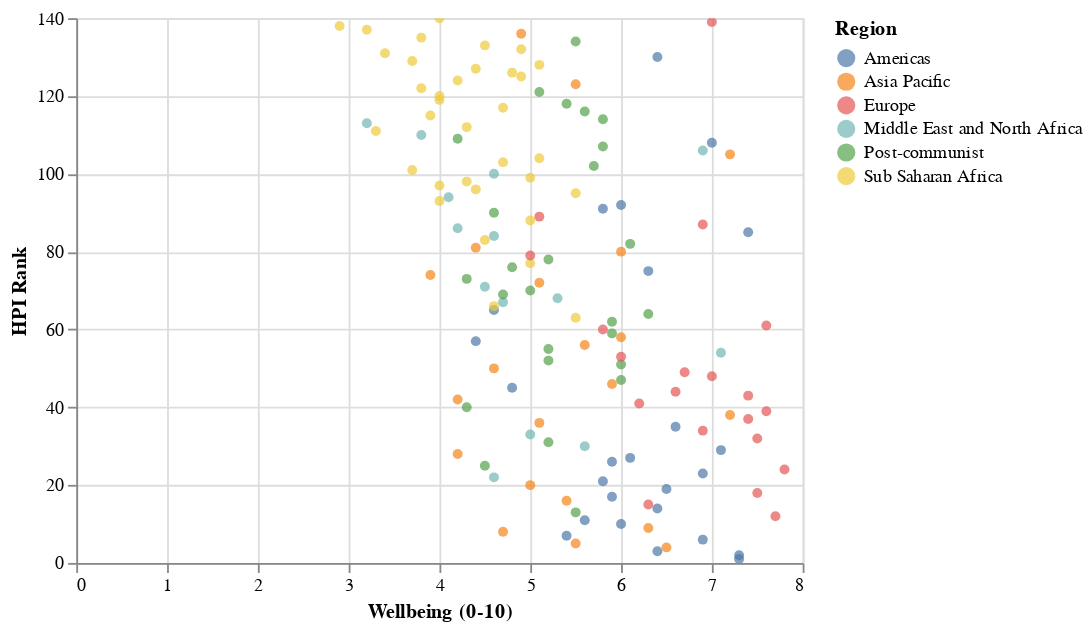

Notebook source saved alongside this figure:
### Markdown cell above
### Adding Hover and Tooltip Functionality to a Scatter Plot

### Code cell
alt.Chart(df).mark_circle().encode(
    x='Wellbeing (0-10):Q',
    y='HPI Rank:Q',
    color = 'Region',
    tooltip=['HPI Rank', 'Country', 'Region', 'Life_Expectancy_per_years',
       'Wellbeing (0-10)', 'Inequality_of_outcomes']
).interactive()

### Figure 1 — Vega-Lite specification as saved in the notebook (floating-point values rounded to 4 significant figures; data arrays with more than 128 entries replaced by an {"elided": "..."} marker saying what was removed)
{"config": {"view": {"continuousWidth": 400, "continuousHeight": 300}}, "data": {"name": "data-b6f7af815a74474cfaa8fc6e00873bd7"}, "mark": "circle", "encoding": {"color": {"field": "Region", "type": "nominal"}, "tooltip": [{"field": "HPI Rank", "type": "quantitative"}, {"field": "Country", "type": "nominal"}, {"field": "Region", "type": "nominal"}, {"field": "Life_Expectancy_per_years", "type": "quantitative"}, {"field": "Wellbeing (0-10)", "type": "quantitative"}, {"field": "Inequality_of_outcomes", "type": "nominal"}], "x": {"field": "Wellbeing (0-10)", "type": "quantitative"}, "y": {"field": "HPI Rank", "type": "quantitative"}}, "selection": {"selector012": {"type": "interval", "bind": "scales", "encodings": ["x", "y"]}}, "$schema": "https://vega.github.io/schema/vega-lite/v4.17.0.json", "datasets": {"data-b6f7af815a74474cfaa8fc6e00873bd7": {"elided": "140 records"}}}
